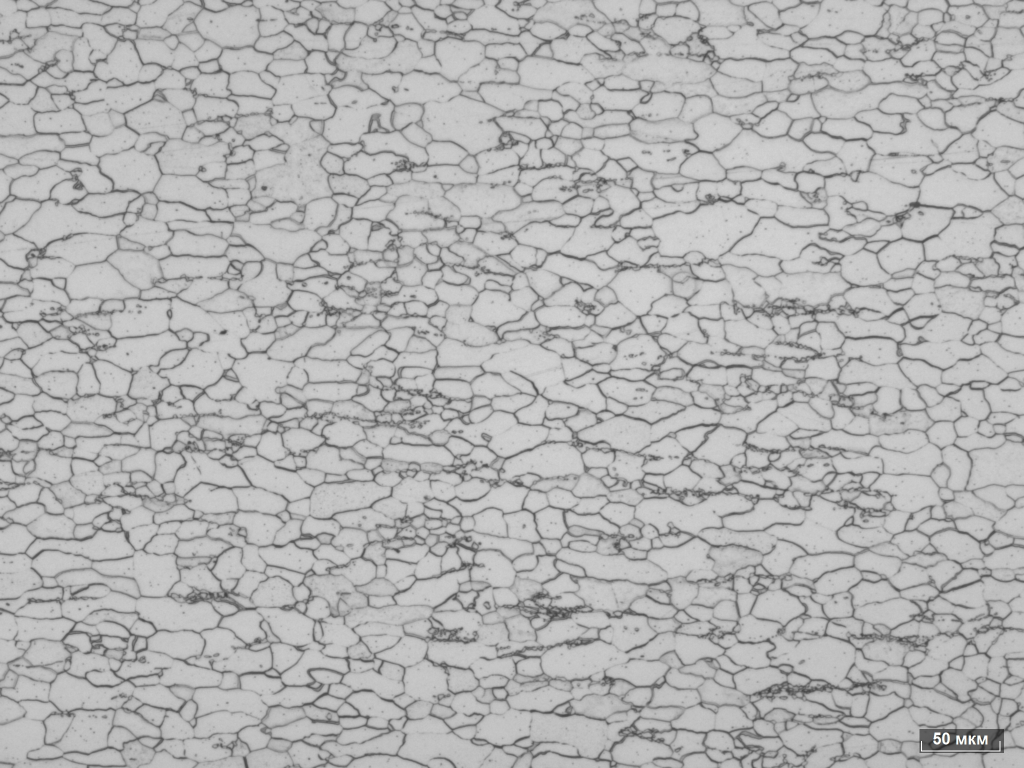
#> input picture toslice/raw/otch1.png, 2048 x 1536 px (shown at 1/2 size); its folder holds only this picture in this run
$ python slice.py
#> lines starting #> are read from the running program, lines starting #| are printed output that depends on the picture
import shutil
from copy import deepcopy

from transform import elastic_transform
import os
import numpy as np
import sys
import cv2

from PIL import Image
from pathlib import Path

toslice_folder = "toslice/"
source_dir = 'toslice/raw' # 'new_test_x'
handmade_dir = 'toslice/marked' # 'new_test_y'
SLICES_PER_IMAGE = 10
OFFSET_FROM_BOTTOM = 80  # dies ist für die Ausnahme des Maßtab
SLICE_SIZE = 256


def slice_and_save(curr_img, folder, img_name, randomState):
    Path(folder).mkdir(parents=True, exist_ok=True)
    for num in range(SLICES_PER_IMAGE):
        fromx = randomState.randint(0, len(curr_img)-SLICE_SIZE)
        fromy = randomState.randint(0, len(curr_img[0]) - SLICE_SIZE - OFFSET_FROM_BOTTOM)
        resulting_image = np.empty((SLICE_SIZE, SLICE_SIZE, curr_img.shape[2]))
        for x in range(fromx, fromx+SLICE_SIZE):
            for y in range(fromy, fromy+SLICE_SIZE):
                # print(curr_img[x][y])
                resulting_image[x-fromx][y-fromy] = curr_img[x][y]
        print(folder+str(num)+img_name)
        cv2.imwrite(folder+str(num)+img_name, resulting_image)


def do_things_with_images(image, manual, filename):
    H, W = len(image), len(image[0])
    image = cv2.resize(image, (H, W))
    manual = cv2.resize(manual, (H, W))
    random_state_image = np.random.RandomState(None)
    random_state_manual = deepcopy(random_state_image)
    slice_and_save(image, "sliced/raw/", filename, random_state_image)
    slice_and_save(manual, "sliced/marked/", filename, random_state_manual)


try:
    shutil.rmtree("sliced")
except:
    print("Nothing to delete.")
Path("sliced").mkdir(parents=True, exist_ok=True)
for filename in os.listdir(source_dir):
    print("\nWorking on " + filename + "...")
    source_img = np.array(Image.open(source_dir+'/'+filename))
#> source_img is the input picture: shape (1536, 2048, 4); mean R, G, B, A 178.5, 178.5, 178.5, 255
    test_img = np.array(Image.open(handmade_dir+'/'+filename))
    do_things_with_images(source_img, test_img, filename)
#> in do_things_with_images, `H, W = len(image), len(image[0])`: H = 1536; W = 2048
#> in do_things_with_images, `image = cv2.resize(image, (H, W))`:
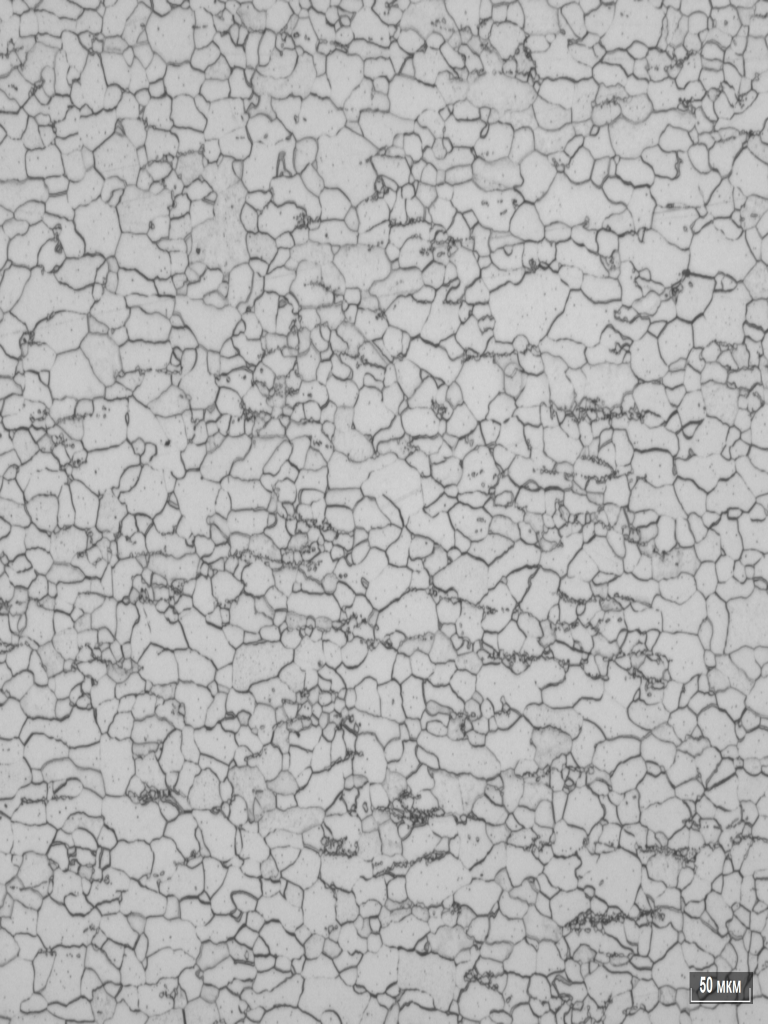
#> image: shape (2048, 1536, 4) (shown at 1/2 size); mean of channels 0, 1, 2, 3 178.4, 178.4, 178.4, 255; drawn as R, G, B
#> the loop in slice_and_save, `for num in range(SLICES_PER_IMAGE):` made 10 passes
#> (fromx, fromy) on passes 1 to 10: (1686, 1052), (1718, 1148), (1541, 700), (386, 803), (794, 1117), (1722, 241), (1591, 397), (875, 404), (1123, 484), (1643, 469)
#> pass 1, in slice_and_save, `cv2.imwrite(folder+str(num)+img_name, resulting_image)`:
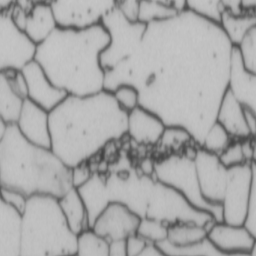
#> saved as 0otch1.png: shape (256, 256, 4); mean B, G, R, A 167.9, 167.9, 167.9, 255
#> pass 2, in slice_and_save, `cv2.imwrite(folder+str(num)+img_name, resulting_image)`:
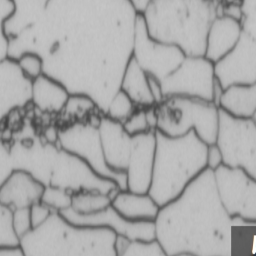
#> saved as 1otch1.png: shape (256, 256, 4); mean B, G, R, A 168, 168, 168, 255
#> after the loop in slice_and_save, `for num in range(SLICES_PER_IMAGE):`:
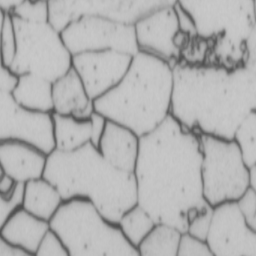
#> resulting_image: shape (256, 256, 4) float64; mean of channels 0, 1, 2, 3 177, 177, 177, 255; drawn as R, G, B
#> the loop in slice_and_save (call 2), `for num in range(SLICES_PER_IMAGE):` made 10 passes

$ run again, on toslice/raw/otch2.png
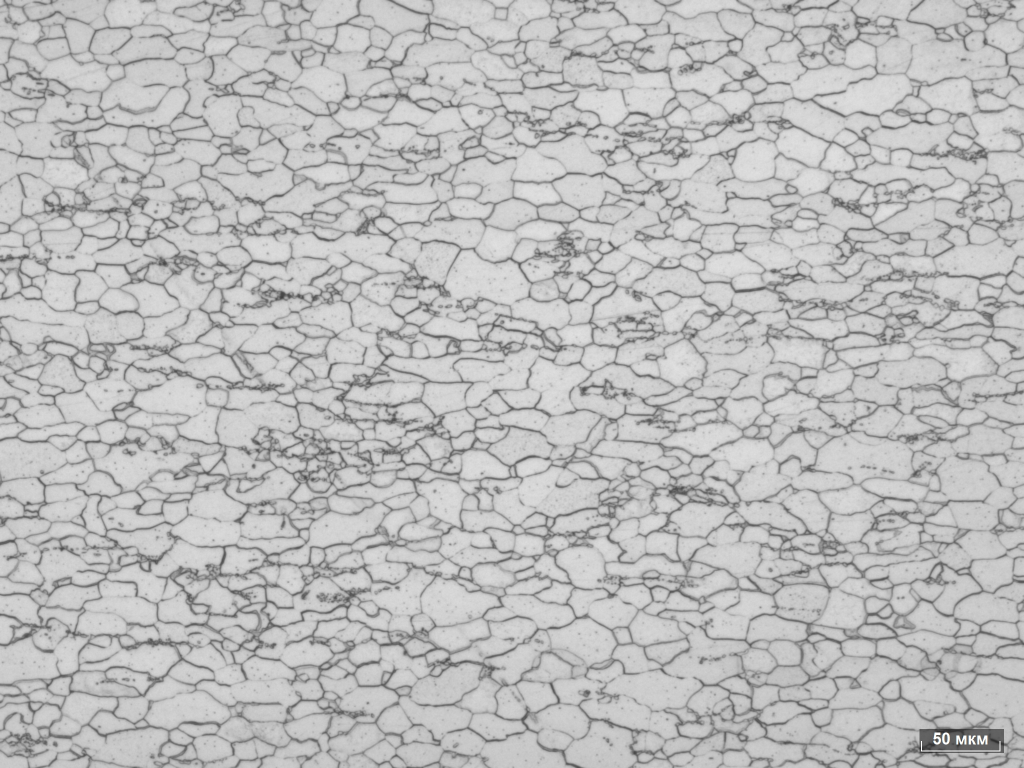
#> input picture toslice/raw/otch2.png, 2048 x 1536 px (shown at 1/2 size)
#> source_img is the input picture: shape (1536, 2048, 4); mean R, G, B, A 188.2, 188.2, 188.2, 255
#> H = 1536; W = 2048
#> in do_things_with_images, `image = cv2.resize(image, (H, W))`:
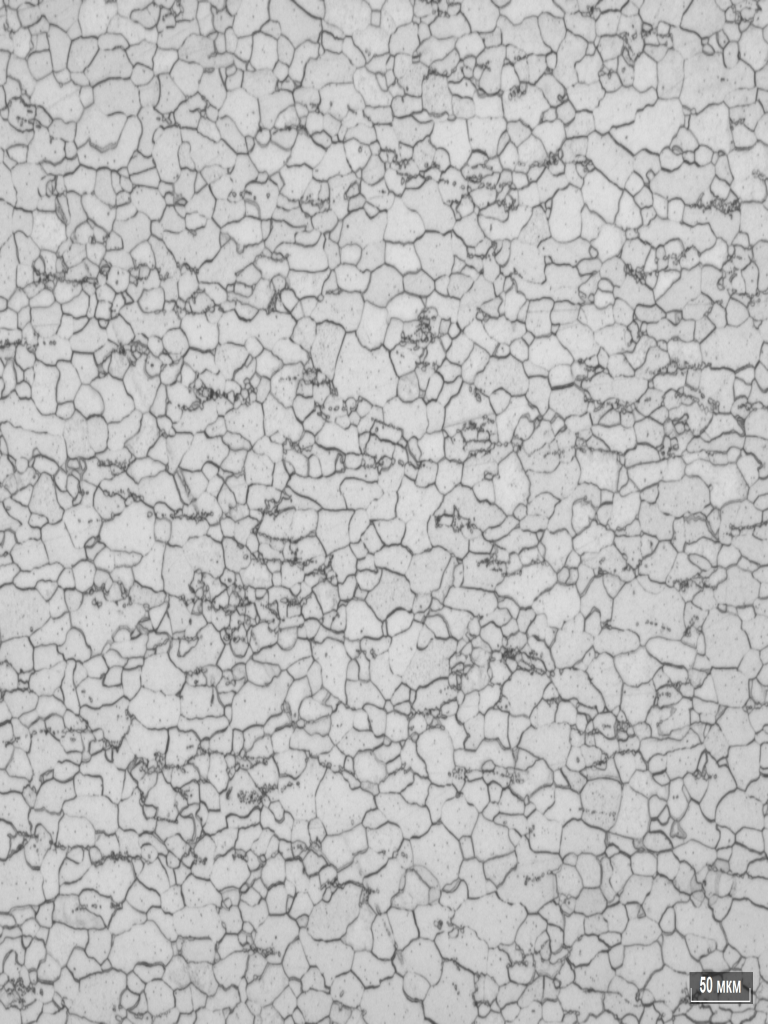
#> image: shape (2048, 1536, 4) (shown at 1/2 size); mean of channels 0, 1, 2, 3 188.1, 188.1, 188.1, 255; drawn as R, G, B
#> the loop in slice_and_save, `for num in range(SLICES_PER_IMAGE):` made 10 passes
#> (fromx, fromy) on passes 1 to 8: (1553, 626), (612, 704), (1286, 1098), (1627, 790), (742, 58), (1735, 1006), (1196, 284), (592, 344)
#> after the loop in slice_and_save, `for num in range(SLICES_PER_IMAGE):`:
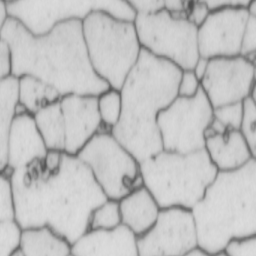
#> resulting_image: shape (256, 256, 4) float64; mean of channels 0, 1, 2, 3 191.6, 191.6, 191.6, 255; drawn as R, G, B
#> the loop in slice_and_save (call 2), `for num in range(SLICES_PER_IMAGE):` made 10 passes
